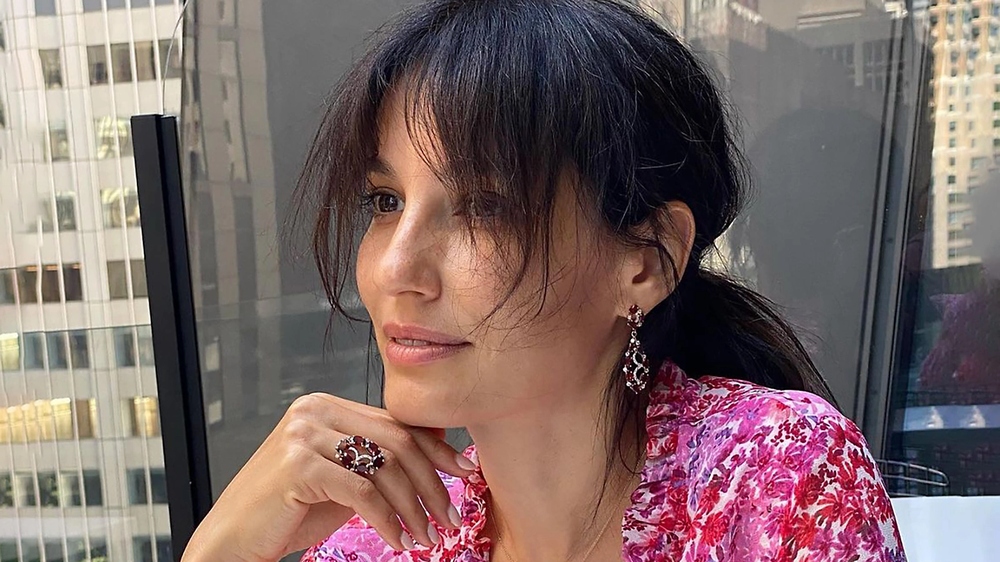
#> input picture Task11/Lena.png, 1000 x 562 px, shrunk from 1600 x 900 before the run
$ python 'main (6).py'
#> lines starting #> are read from the running program, lines starting #| are printed output that depends on the picture; after the words box and inside, x2 and y2 are one past the last pixel; in counts of white or black regions, pixels touching at a corner belong together
#> further down, loaded_image is the input picture: shape (562, 1000, 3); mean B, G, R 102.5, 104.5, 125
import cv2
import numpy as np

def apply_watershed_segmentation(input_image):
    """Выполняет сегментацию изображения с использованием алгоритма Watershed."""
    # Перевод в оттенки серого
    grayscale_img = cv2.cvtColor(input_image, cv2.COLOR_BGR2GRAY)

    # Бинаризация изображения
    _, binary_img = cv2.threshold(grayscale_img, 0, 255, cv2.THRESH_BINARY_INV + cv2.THRESH_OTSU)
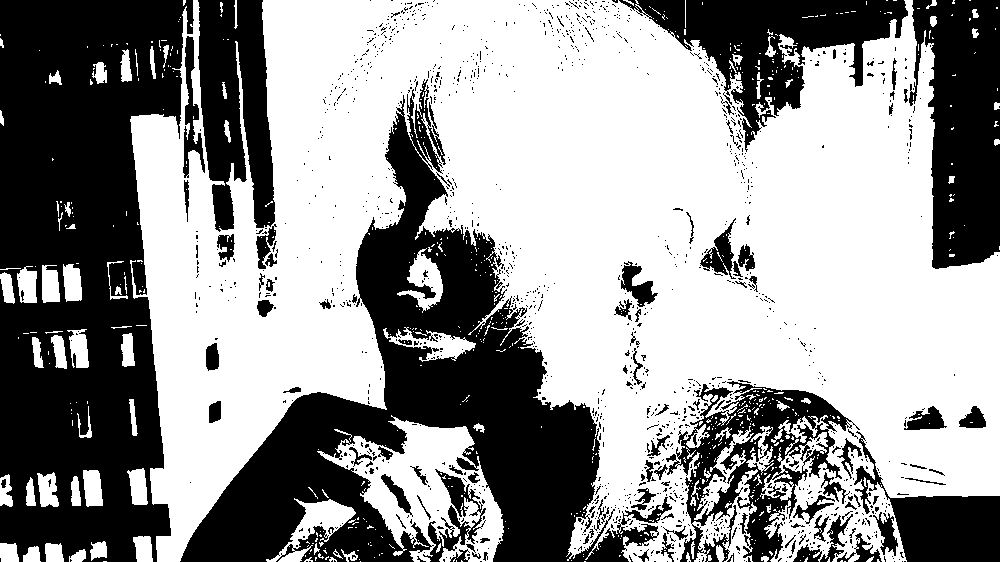
#> binary_img: shape (562, 1000); 58.7% white; 1347 black regions (1236 under 20 px), largest, box (x1, y1, x2, y2) and area: (0, 0, 194, 562) 78513, (180, 79, 672, 562) 68384, (909, 0, 1000, 269) 18321

    # Морфологическая обработка для очистки изображения
    morph_kernel = cv2.getStructuringElement(cv2.MORPH_RECT, (3, 3))
    refined_mask = cv2.morphologyEx(binary_img, cv2.MORPH_OPEN, morph_kernel, iterations=2)
#> refined_mask: shape (562, 1000); 53.2% white; 305 black regions (266 under 20 px), largest, box (x1, y1, x2, y2) and area: (180, 64, 1000, 562) 118917, (0, 0, 278, 562) 97615, (599, 0, 1000, 269) 37678

    # Определение фона
    background_area = cv2.dilate(refined_mask, morph_kernel, iterations=3)
#> background_area: shape (562, 1000); 62.2% white; 56 black regions (26 under 20 px), largest, box (x1, y1, x2, y2) and area: (0, 0, 274, 562) 85065, (184, 84, 669, 562) 67696, (916, 0, 1000, 265) 16831

    # Расстояние до ближайших границ объектов
    distance_map = cv2.distanceTransform(refined_mask, cv2.DIST_L2, 5)
    _, foreground_area = cv2.threshold(distance_map, 0.005 * distance_map.max(), 255, cv2.THRESH_BINARY)

    # Преобразование областей в формат uint8
    foreground_area = np.uint8(foreground_area)
    boundary_region = cv2.subtract(background_area, foreground_area)
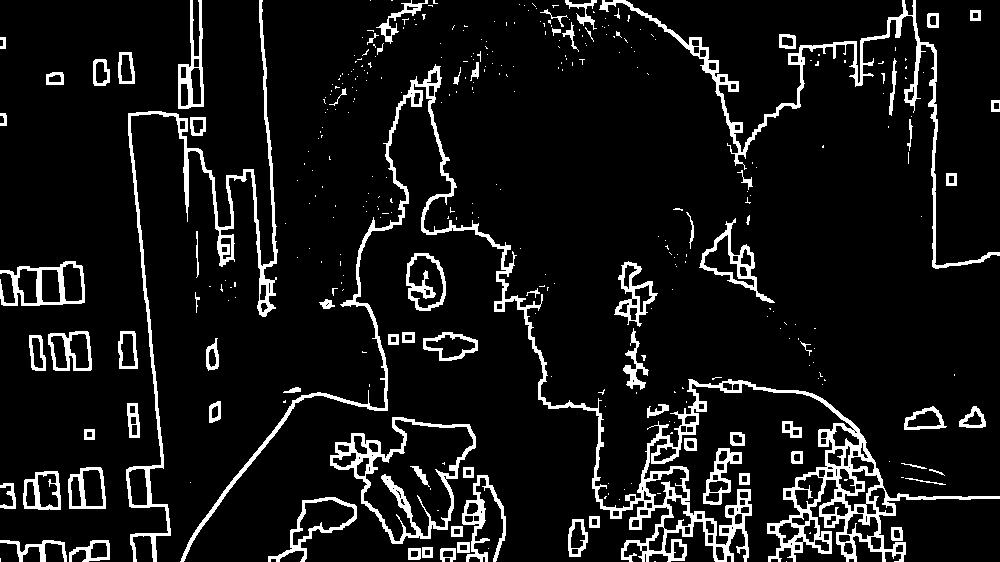
#> boundary_region: shape (562, 1000); 9% white; 350 white regions (266 under 20 px), largest, box (x1, y1, x2, y2) and area: (180, 64, 1000, 562) 17070, (126, 0, 278, 562) 5393, (599, 0, 1000, 269) 4735

    # Нанесение меток для Watershed
    _, initial_markers = cv2.connectedComponents(foreground_area)
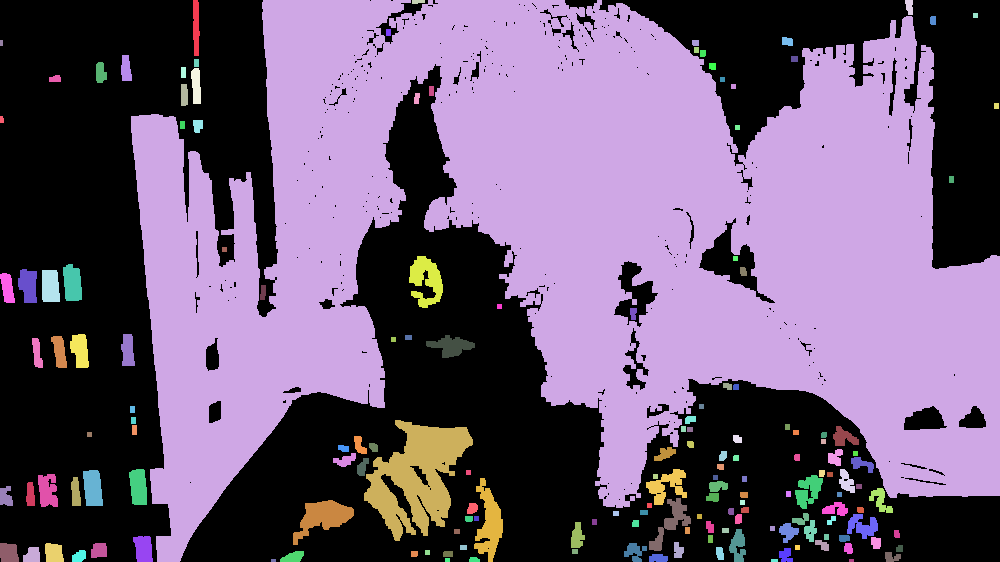
#> initial_markers: shape (562, 1000) int32; 165 distinct labels, from 0 to 164; one colour per label, 0 black
    initial_markers = initial_markers + 1
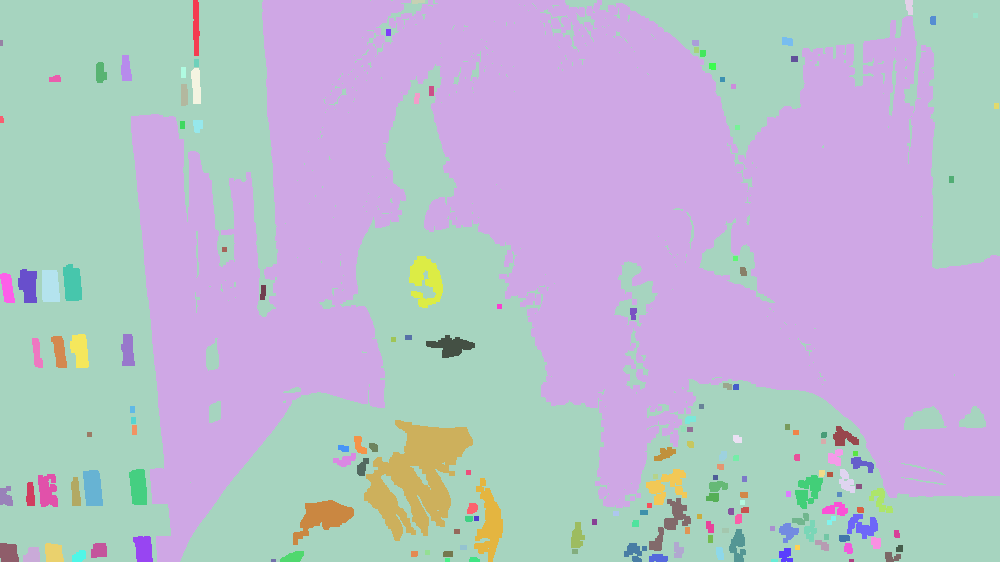
#> initial_markers: shape (562, 1000) int32; 165 distinct labels, from 1 to 165; one colour per label, 0 black
    initial_markers[boundary_region == 255] = 0
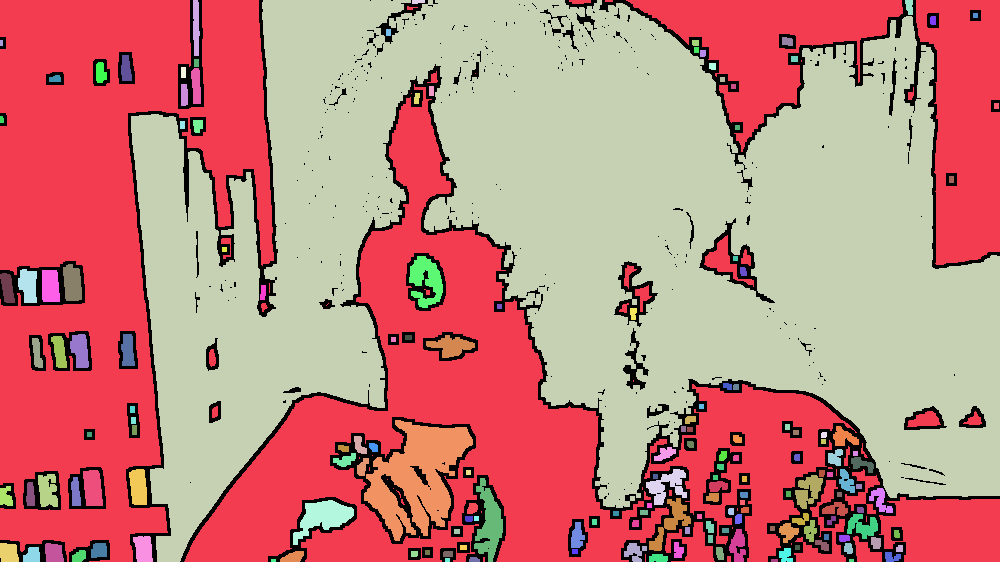
#> initial_markers: shape (562, 1000) int32; 166 distinct labels, from 0 to 165; one colour per label, 0 black

    # Применение Watershed
    final_markers = cv2.watershed(input_image, initial_markers)
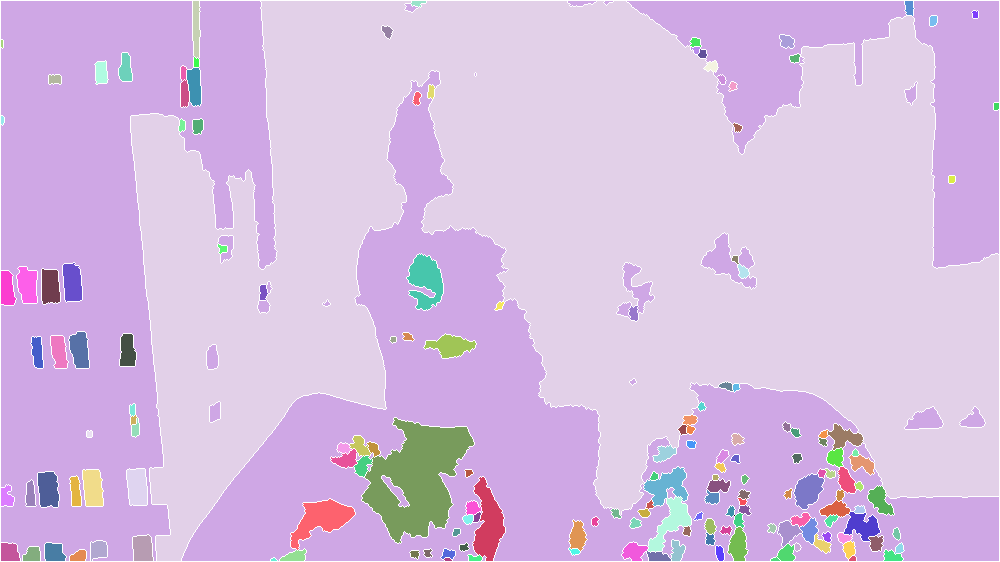
#> final_markers: shape (562, 1000) int32; 167 distinct labels, from -1 to 165; one colour per label, 0 black, -1 white
    segmented_result = input_image.copy()
    segmented_result[final_markers == -1] = [0, 0, 255]  # Отмечаем границы красным цветом
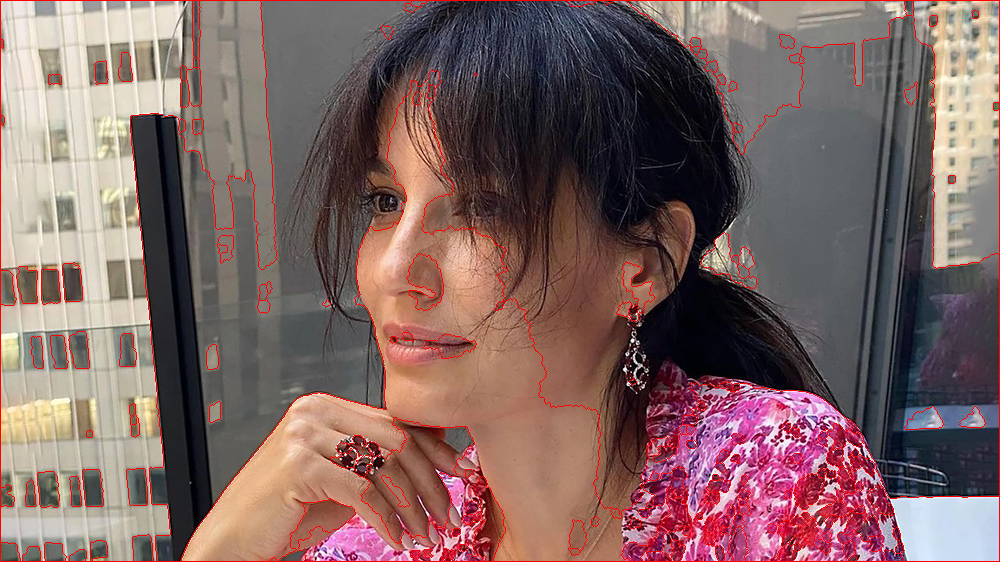
#> segmented_result: shape (562, 1000, 3); 2.75% of pixels changed, all inside (x1, y1, x2, y2) = (0, 0, 1000, 562)

    return segmented_result, final_markers


# Загрузка изображения
img_path = 'Lena.png'  # Укажите путь к изображению
loaded_image = cv2.imread(img_path)

if loaded_image is None:
    raise FileNotFoundError(f"Не удалось загрузить изображение: {img_path}")

# Выполнение сегментации
segmentation_result, watershed_markers = apply_watershed_segmentation(loaded_image)

# Отображение изображений
cv2.imshow('Original', loaded_image)
cv2.imshow('Segmented', segmentation_result)
cv2.waitKey(0)
cv2.destroyAllWindows()
